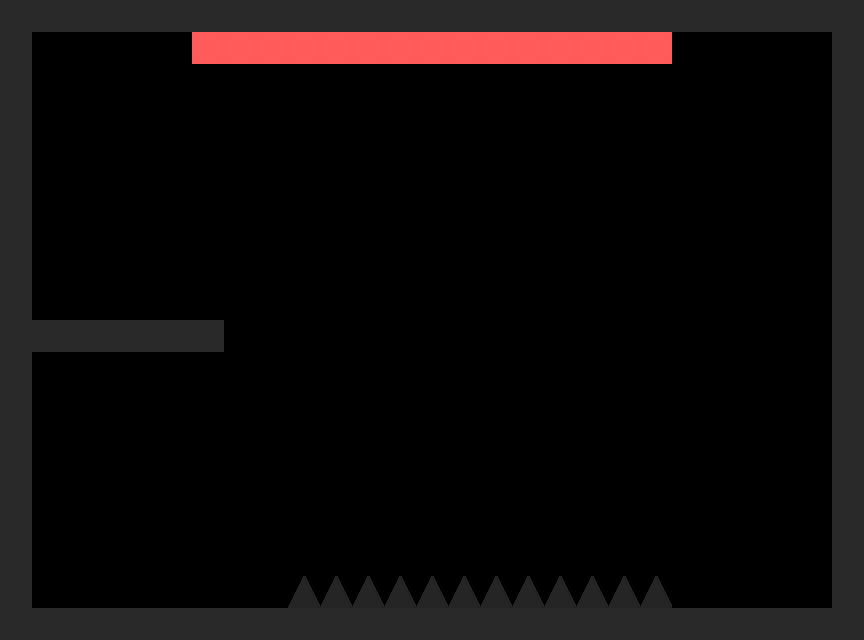

Rendered tile map (Tiled .tmx) drawn with the repository's tilesets; below, a short description and the full map source, tile grids included:
An orthogonal 27x20 tile map with 32x32 px tiles, 1 tile layer (Tile Layer 1).

<map version="1.0" orientation="orthogonal" width="27" height="20" tilewidth="32" tileheight="32">
 <tileset firstgid="1" name="Default" tilewidth="32" tileheight="32">
  <image source="../Tilesets/Resources/DefaultTileset.png" width="128" height="32" />
 </tileset>
 <layer name="Tile Layer 1" width="27" height="20">
  <data encoding="csv">
1,1,1,1,1,1,1,1,1,1,1,1,1,1,1,1,1,1,1,1,1,1,1,1,1,1,1,
1,0,0,0,0,0,4,4,4,4,4,4,4,4,4,4,4,4,4,4,4,0,0,0,0,0,1,
1,0,0,0,0,0,0,0,0,0,0,0,0,0,0,0,0,0,0,0,0,0,0,0,0,0,1,
1,0,0,0,0,0,0,0,0,0,0,0,0,0,0,0,0,0,0,0,0,0,0,0,0,0,1,
1,0,0,0,0,0,0,0,0,0,0,0,0,0,0,0,0,0,0,0,0,0,0,0,0,0,1,
1,0,0,0,0,0,0,0,0,0,0,0,0,0,0,0,0,0,0,0,0,0,0,0,0,0,1,
1,0,0,0,0,0,0,0,0,0,0,0,0,0,0,0,0,0,0,0,0,0,0,0,0,0,1,
1,0,0,0,0,0,0,0,0,0,0,0,0,0,0,0,0,0,0,0,0,0,0,0,0,0,1,
1,0,0,0,0,0,0,0,0,0,0,0,0,0,0,0,0,0,0,0,0,0,0,0,0,0,1,
1,0,0,0,0,0,0,0,0,0,0,0,0,0,0,0,0,0,0,0,0,0,0,0,0,0,1,
1,1,1,1,1,1,1,0,0,0,0,0,0,0,0,0,0,0,0,0,0,0,0,0,0,0,1,
1,0,0,0,0,0,0,0,0,0,0,0,0,0,0,0,0,0,0,0,0,0,0,0,0,0,1,
1,0,0,0,0,0,0,0,0,0,0,0,0,0,0,0,0,0,0,0,0,0,0,0,0,0,1,
1,0,0,0,0,0,0,0,0,0,0,0,0,0,0,0,0,0,0,0,0,0,0,0,0,0,1,
1,0,0,0,0,0,0,0,0,0,0,0,0,0,0,0,0,0,0,0,0,0,0,0,0,0,1,
1,0,0,0,0,0,0,0,0,0,0,0,0,0,0,0,0,0,0,0,0,0,0,0,0,0,1,
1,0,0,0,0,0,0,0,0,0,0,0,0,0,0,0,0,0,0,0,0,0,0,0,0,0,1,
1,0,0,0,0,0,0,0,0,0,0,0,0,0,0,0,0,0,0,0,0,0,0,0,0,0,1,
1,0,0,0,0,0,0,0,0,3,3,3,3,3,3,3,3,3,3,3,3,0,0,0,0,0,1,
1,1,1,1,1,1,1,1,1,1,1,1,1,1,1,1,1,1,1,1,1,1,1,1,1,1,1
</data>
 </layer>
</map>
